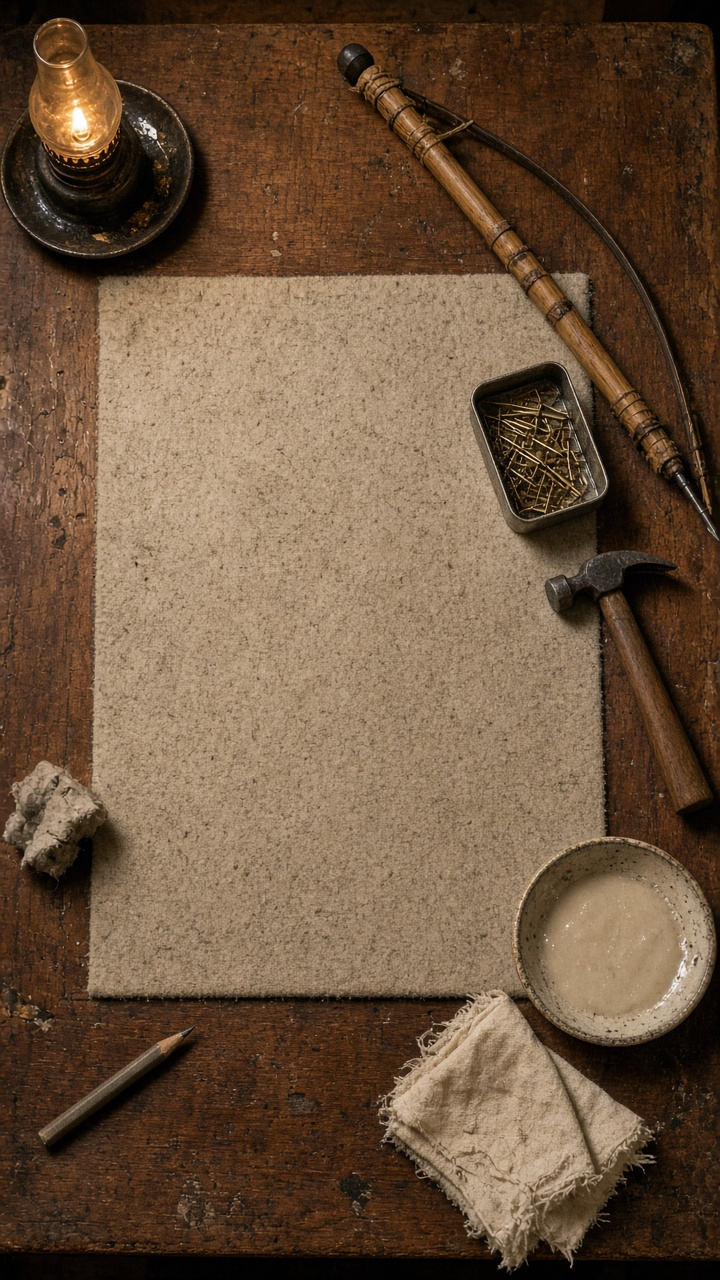
#> input picture projects/porcelain-mender/assets/art/bench.jpg, 720 x 1280 px
$ python -i process_art.py   (imports and definitions only)
#> lines starting #> are read from the running program, lines starting #| are printed output that depends on the picture; after the words box and inside, x2 and y2 are one past the last pixel; in counts of white or black regions, pixels touching at a corner belong together
#!/usr/bin/env python3
import os
import glob
from PIL import Image, ImageDraw, ImageFilter
import numpy as np

BRAIN_DIR = "/home/box/.gemini/antigravity-cli/brain/15a88f9d-c0f2-4096-a214-7492077565e0"
ASSETS_DIR = "/workspace/nightly/2026-11-03-porcelain-mender/assets"

# [4 lines not run here, left out]

# [31 lines left out: functions process_portrait, process_vignette, not called in this run]

def process_plate_circle(src_path, dest_path):
#> called with src_path = '../assets/art/bench.jpg', dest_path = 'out.png'
    im = Image.open(src_path).convert('RGB')
#> im is the input picture: PIL image 720x1280 RGB; mean R, G, B 108.7, 84.3, 61.9
    arr = np.array(im)
    w, h = im.size
#> w = 720; h = 1280

    # Estimate background from corners
    corners = np.concatenate([arr[:30, :30], arr[:30, -30:], arr[-30:, :30], arr[-30:, -30:]], axis=0)
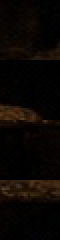
#> corners: shape (120, 30, 3) (shown 2 times larger); mean R, G, B 10.4, 6.3, 3.1
    bg = np.median(corners, axis=(0, 1))
#> bg = [4, 2, 1]

    # Distance from background color
    diff = np.linalg.norm(arr[:, :, :3] - bg, axis=2)
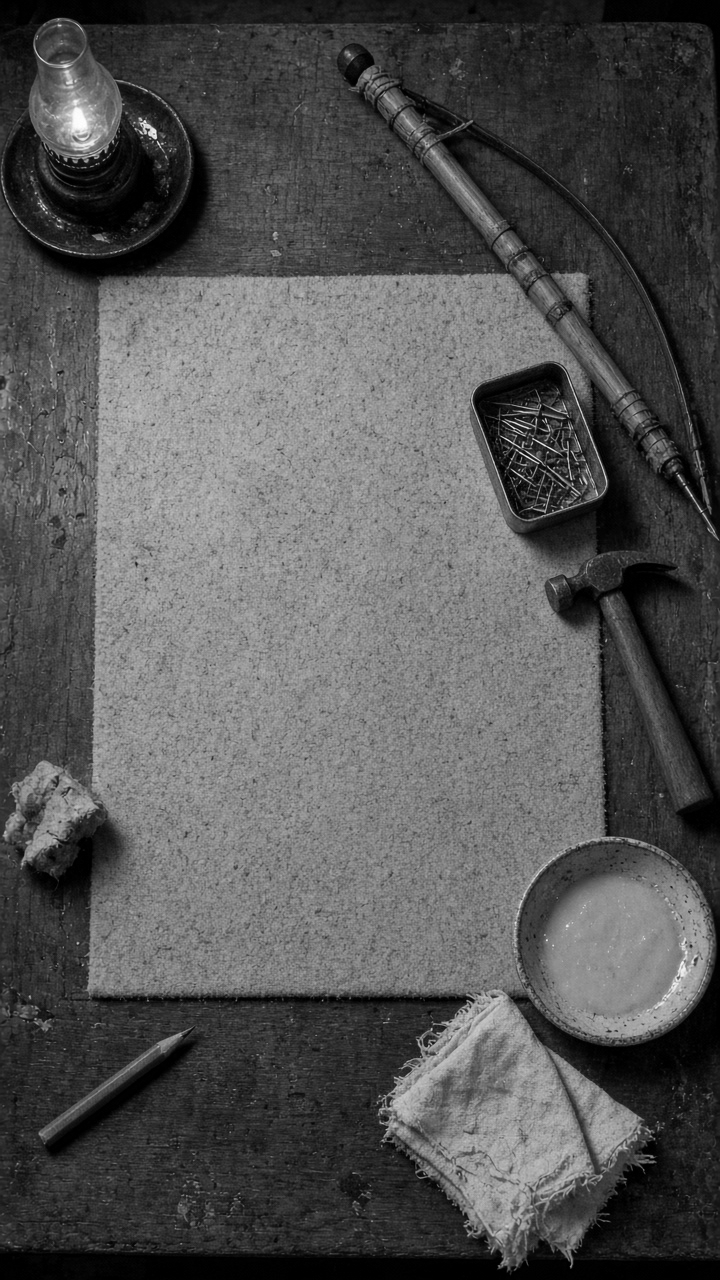
#> diff: shape (1280, 720) float64; min 1, max 437.6, mean 147.6; drawn with min black and max white
    mask = diff > 20
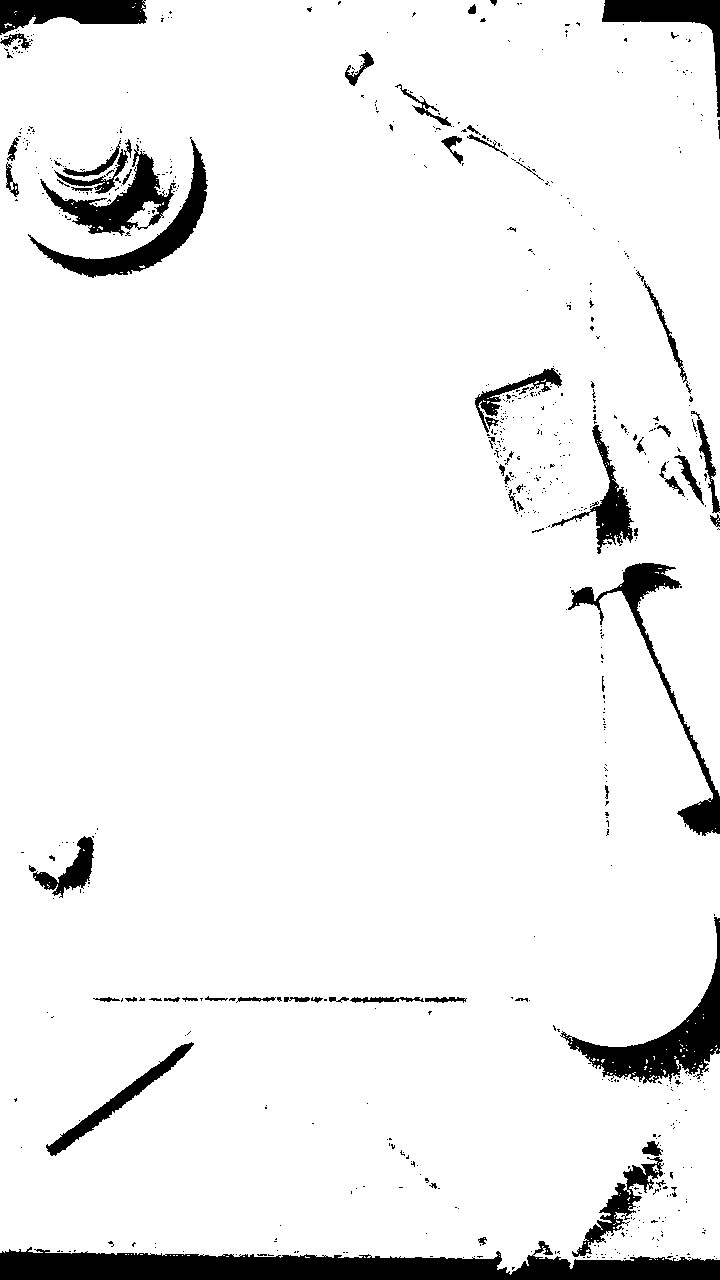
#> mask: shape (1280, 720) bool; 93.7% white; 688 black regions (619 under 20 px), largest, box (x1, y1, x2, y2) and area: (0, 1241, 720, 1280) 16776, (560, 917, 720, 1084) 6106, (568, 563, 720, 836) 4155

    # Find bounding box of object
    ys, xs = np.where(mask)
    if len(xs) > 0 and len(ys) > 0:
        xmin, xmax = xs.min(), xs.max()
#> xmin = 0; xmax = 719
        ymin, ymax = ys.min(), ys.max()
#> ymin = 0; ymax = 1274
        cx = (xmin + xmax) / 2.0
#> cx = 359.5
        cy = (ymin + ymax) / 2.0
#> cy = 637
        r = max((xmax - xmin) / 2.0, (ymax - ymin) / 2.0)
#> r = 637
    else:
        cx, cy, r = w / 2.0, h / 2.0, min(w, h) * 0.44

    # We want a clean square cutout centered on (cx, cy)
    side = int(r * 2.08)
#> side = 1324
    crop_x1 = int(cx - side / 2.0)
#> crop_x1 = -302
    crop_y1 = int(cy - side / 2.0)
#> crop_y1 = -25
    crop_x2 = crop_x1 + side
#> crop_x2 = 1022
    crop_y2 = crop_y1 + side
#> crop_y2 = 1299

    # Pad image if crop extends outside
    pad_left = max(0, -crop_x1)
#> pad_left = 302
    pad_top = max(0, -crop_y1)
#> pad_top = 25
    pad_right = max(0, crop_x2 - w)
#> pad_right = 302
    pad_bottom = max(0, crop_y2 - h)
#> pad_bottom = 19

    if pad_left or pad_top or pad_right or pad_bottom:
        im_padded = Image.new('RGB', (w + pad_left + pad_right, h + pad_top + pad_bottom), tuple(bg.astype(int)))
        im_padded.paste(im, (pad_left, pad_top))
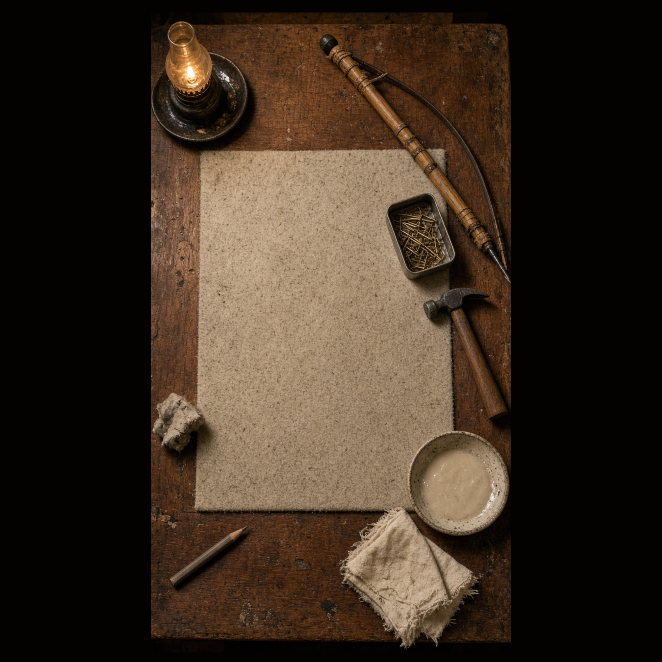
#> im_padded: PIL image 1324x1324 RGB (shown at 1/2 size); mean R, G, B 59, 45.3, 33
        im = im_padded
        crop_x1 += pad_left
#> crop_x1 = 0
        crop_y1 += pad_top
#> crop_y1 = 0
        crop_x2 += pad_left
#> crop_x2 = 1324
        crop_y2 += pad_top
#> crop_y2 = 1324

    square = im.crop((crop_x1, crop_y1, crop_x2, crop_y2))
    square = square.resize((900, 900), Image.Resampling.LANCZOS)

    # Build antialiased circular / alpha mask
    mask_img = Image.new('L', (900, 900), 0)
#> mask_img: PIL image 900x900 L; every value is 0
    draw = ImageDraw.Draw(mask_img)
    # Circle with smooth edge
    draw.ellipse((10, 10, 890, 890), fill=255)
    mask_img = mask_img.filter(ImageFilter.GaussianBlur(1.5))
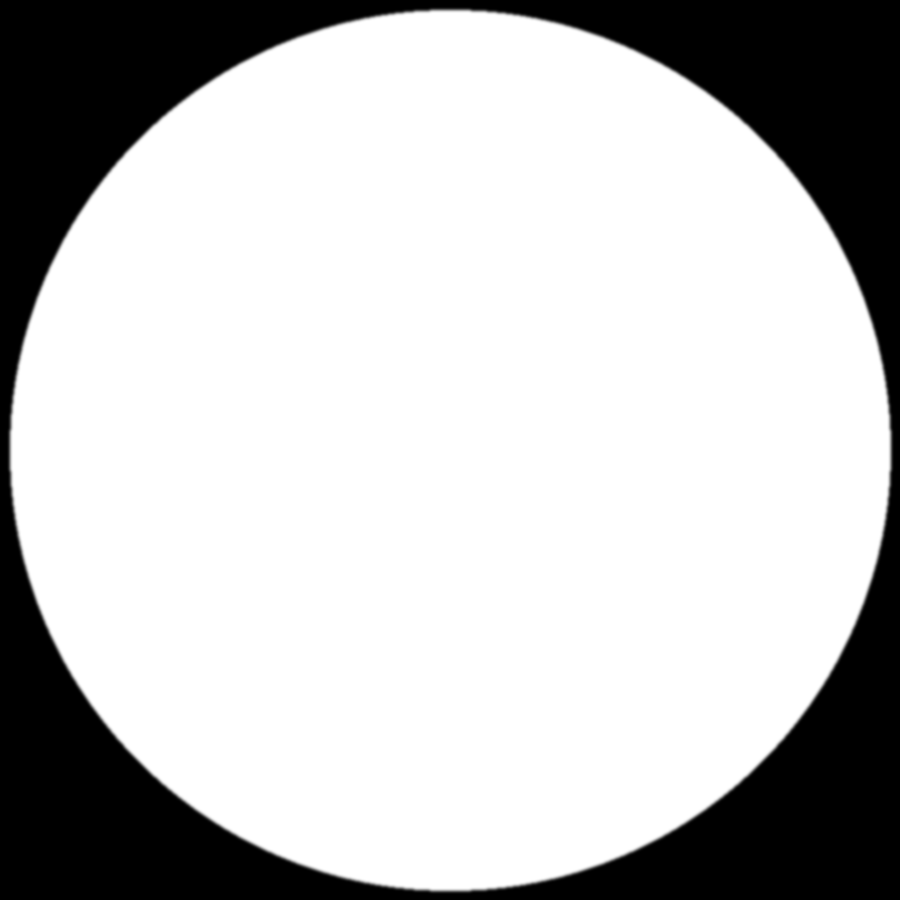
#> mask_img: PIL image 900x900 L; min 0, max 255, mean 191.8

    rgba = square.convert('RGBA')
    rgba.putalpha(mask_img)
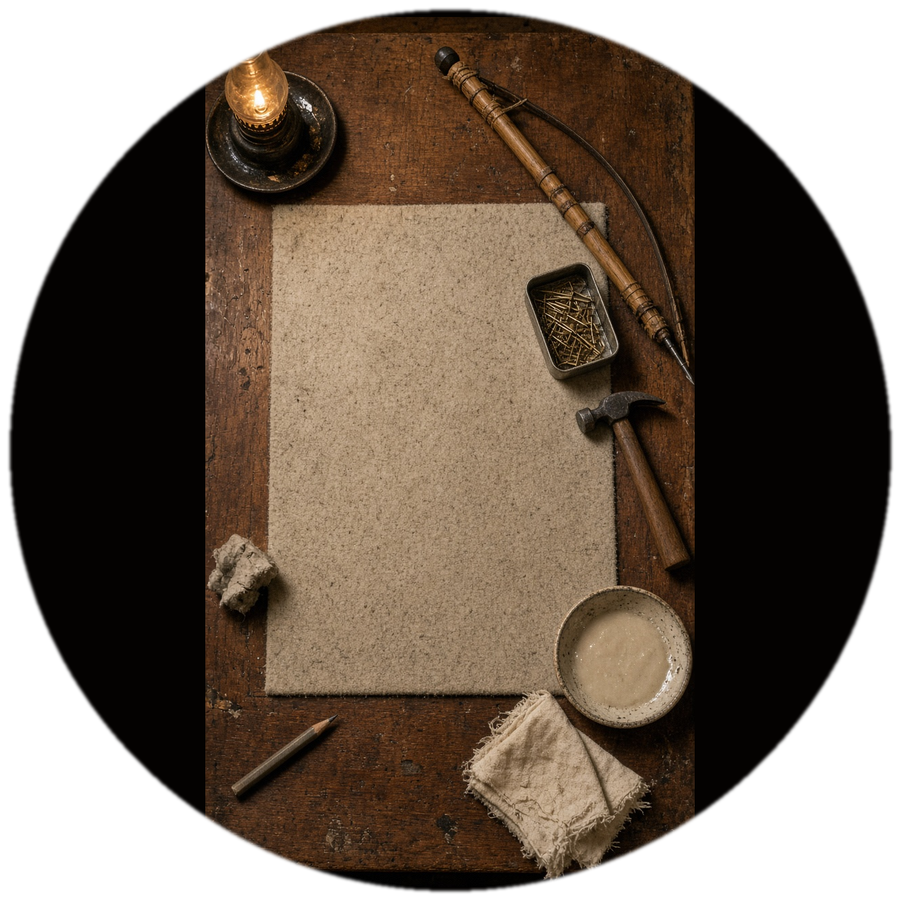
#> rgba: PIL image 900x900 RGBA; mean R, G, B, A 59, 45.3, 33, 191.8; transparent parts drawn white
    rgba.save(dest_path, 'WEBP', quality=90)
    print(f"[PLATE] Processed {src_path} -> {dest_path} ({os.path.getsize(dest_path)} bytes)")

# [42 lines left out: function process_all, not called in this run]

# [2 lines not run here, left out]

>>> result = process_plate_circle('../assets/art/bench.jpg', 'out.png')
